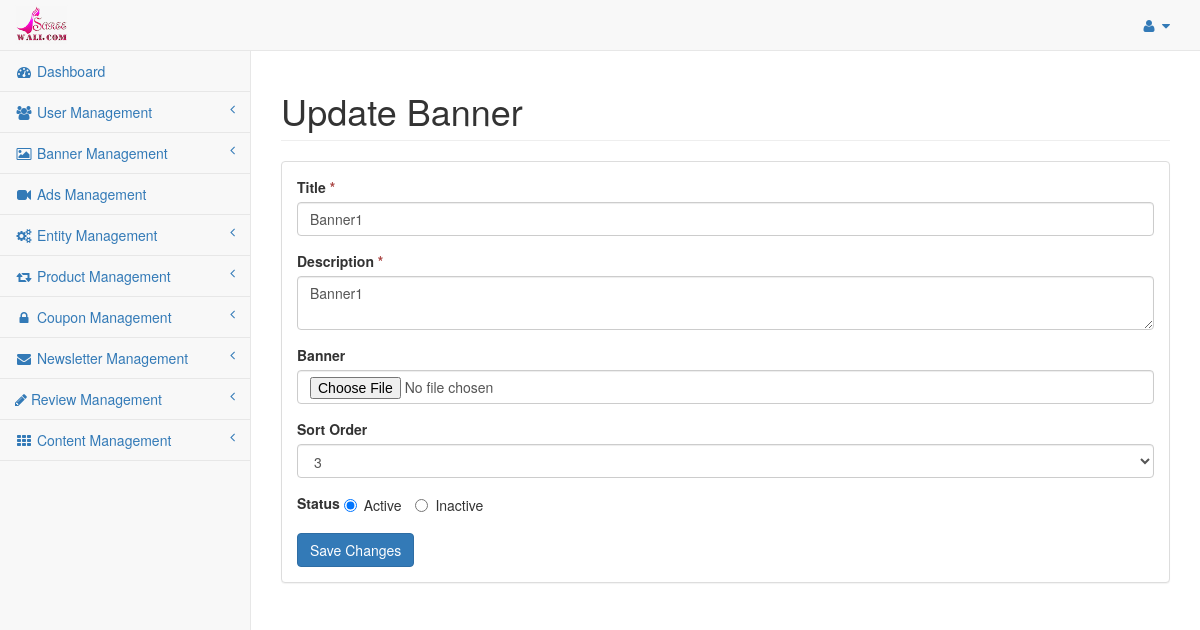
The page /admin/banner-edit/1 on the database as committed earlier.
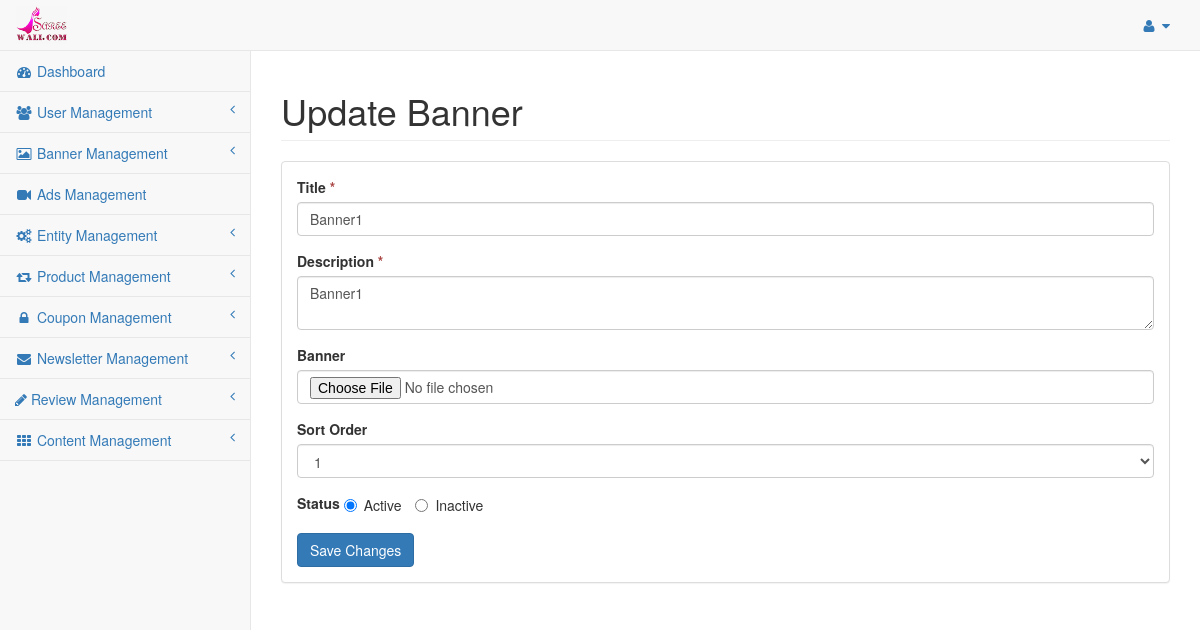
The same page on the database as committed later.
### tables this page shows
CREATE TABLE `saree_banner` (
  `banner_id` int(11) NOT NULL,
  `title` varchar(255) NOT NULL,
  `description` text NOT NULL,
  `path` varchar(255) NOT NULL,
  `sort_order` int(11) NOT NULL,
  `status` enum('Y','N') NOT NULL DEFAULT 'Y',
  `date_added` int(11) NOT NULL,
  `date_modified` int(11) NOT NULL
);

### application/controllers/admin/Banner.php (called while the page is built, shortened)
<?php if ( ! defined('BASEPATH')) exit('No direct script access allowed');
class Banner extends CI_Controller{
	public $data = array();
	public function __construct(){
		$this->load->model('bannerdata');
		$this->data = $this->defaultdata->getBackendDefaultData();
	}
	public function banner_edit($banner_id){
		if($this->session->userdata('has_error')){
			$this->data['banner_data'] = (object)$this->session->userdata;
		}else{
			$cond['banner_id'] = $banner_id;
			$banner_details = $this->bannerdata->grab_banner($cond);
			$this->data['banner_data'] = $banner_details[0];
		}
		$banner_data = $this->bannerdata->grab_banner();
		$this->data['banner_count'] = count($banner_data);
		$this->load->view('admin/banner_edit', $this->data);
	}
}

### index.php (called while the page is built, shortened)
<?php
require_once BASEPATH.'core/CodeIgniter.php';

### application/models/Bannerdata.php (called while the page is built, shortened)
<?php
class Bannerdata extends CI_Model {
	public function grab_banner($cond = array(), $like = array(), $limit = array()){
		if(!empty($cond)){
			$this->db->where($cond);
		}
		$query = $this->db->get(TABLE_BANNER);
		return $query->result();
	}
}

### application/views/admin/banner_edit.php (the view, shortened to what this page needs)
<?php echo $head; ?>
<div id="wrapper">
	<?php echo $header; ?>
	<div id="page-wrapper" style="min-height: 325px;">
		<div class="row">
			<div class="col-lg-12">
				<h1 class="page-header">Update Banner</h1>
			</div>
		</div>
		<div class="row">
			<div class="col-lg-12">
				<div class="panel panel-default">
					<div class="panel-body">
						<div class="row">
							<div class="col-lg-12">
								<form action="<?php echo base_url('admin/banner/edit_banner');?>" method="POST" role="form" enctype="multipart/form-data">
									<div class="form-group">
										<label class="control-label">Title <span style="color:#a94442;">*</span></label>
										<input class="form-control" type="text" name="title" placeholder="Enter Title" value="<?php if(isset($banner_data->title)){echo $banner_data->title;}?>">
									</div>
									<div class="form-group">
										<label class="control-label">Description <span style="color:#a94442;">*</span></label>
										<textarea name="description" class="form-control" placeholder="Enter Description"><?php echo (isset($banner_data->description) && $banner_data->description) ? $banner_data->description : '';?></textarea>
									</div>
									<div class="form-group">
										<label class="control-label">Banner</label>
										<input class="form-control" type="file" name="path">
									</div>
									<div class="form-group">
										<label class="control-label">Sort Order</label>
										<select name="sort_order" class="form-control">
										<?php
											for($i=0;$i<$banner_count;$i++){
										?>
											<option value="<?php echo $i+1;?>" <?php if(($i+1)==$banner_data->sort_order){echo 'selected';}?> ><?php echo $i+1;?></option>
										<?php
											}
										?>
										</select>
									</div>
									<div class="form-group">
										<label class="control-label">Status</label>
										<label class="radio-inline">
											<input type="radio" name="status" value="Y" <?php if(isset($banner_data->status)){if($banner_data->status == 'Y'){echo 'checked';}}else{echo 'checked';}?>>Active
										</label>
										<label class="radio-inline">
											<input type="radio" name="status" value="N" <?php if(isset($banner_data->status)){if($banner_data->status == 'N'){echo 'checked';}}else{echo 'checked';}?>>Inactive
										</label>
									</div>
									<button type="submit" class="btn btn-primary">Save Changes</button>
								</form>
							</div>
						</div>
					</div>
				</div>
			</div>
		</div>
	</div>
</div>
<?php echo $footer; ?>

Rows that differ between the two databases and show on the page:
changed saree_banner "Banner1": sort_order "3" → "1"
